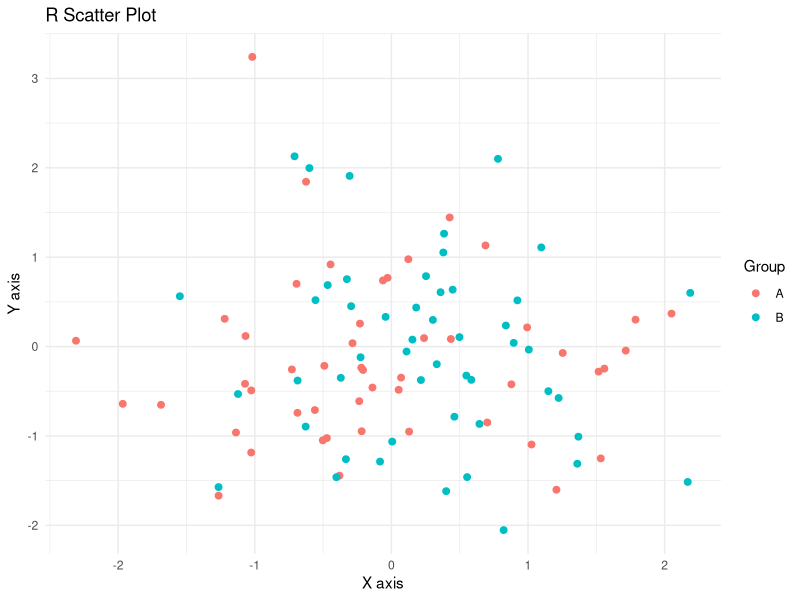
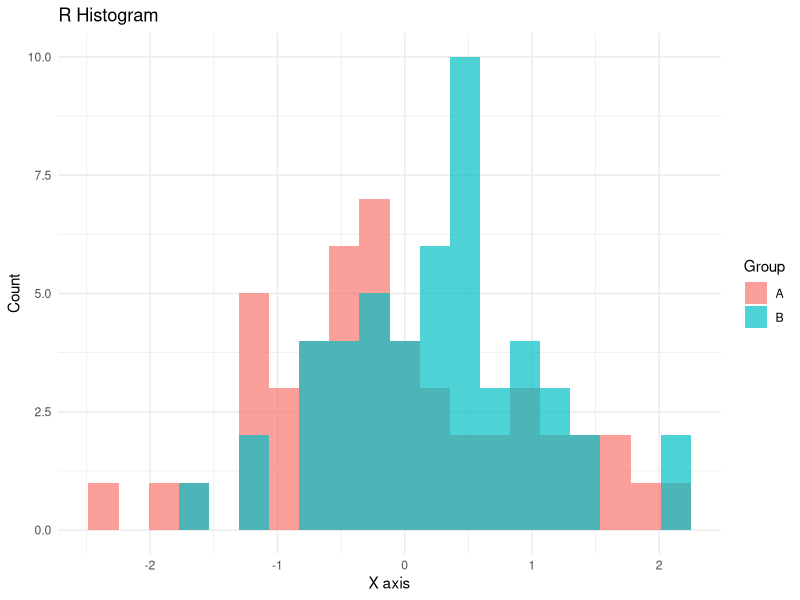

Here is the R script that generated these plots, in order:
## ---- chunk 1
show_code = FALSE
## ---- chunk 2
library(ggplot2)

# Generic example data
set.seed(123)
df <- data.frame(
  X = rnorm(100),
  Y = rnorm(100),
  Group = sample(c("A", "B"), 100, replace = TRUE)
)

ggplot(df, aes(X, Y, color=Group)) +
  geom_point(size=2) +
  labs(title="R Scatter Plot", x="X axis", y="Y axis", color="Group") +
  theme_minimal()
## ---- chunk 3
ggplot(df, aes(X, fill=Group)) +
  geom_histogram(bins=20, alpha=0.7, position="identity") +
  labs(title="R Histogram", x="X axis", y="Count", fill="Group") +
  theme_minimal()
